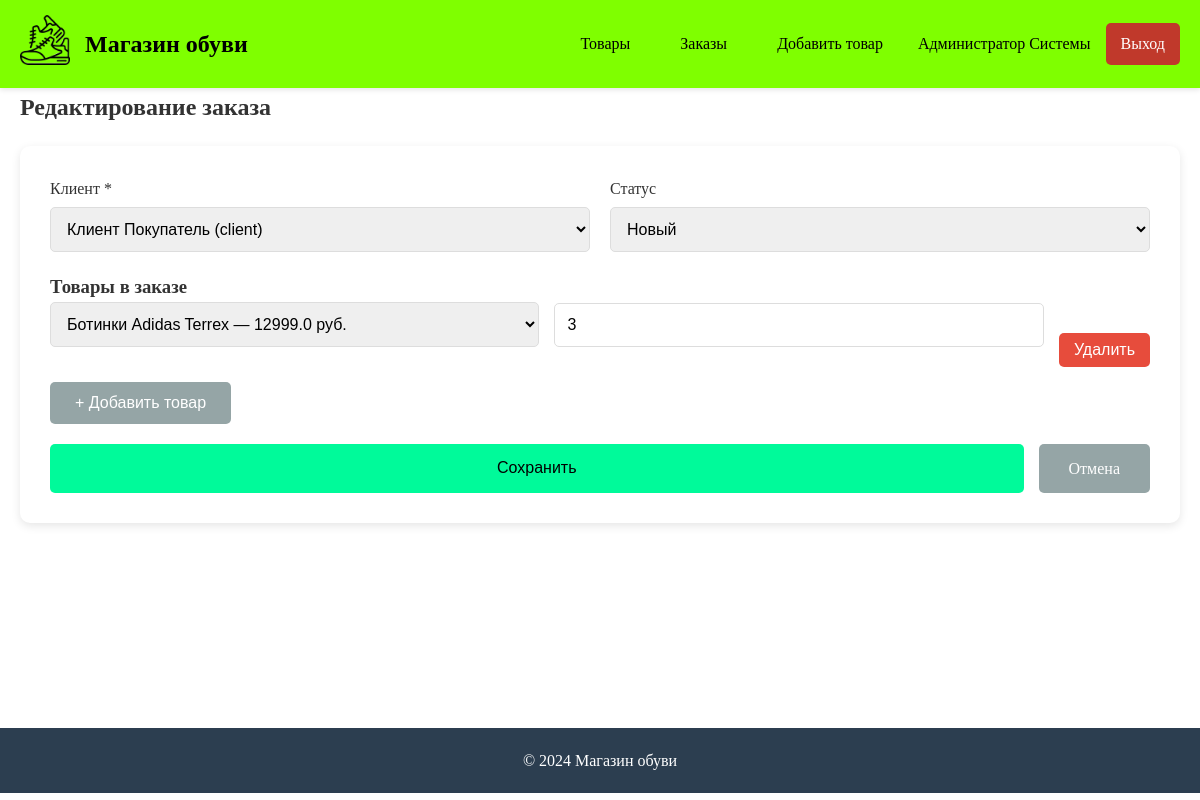
Page /orders/edit/2 (signed in) on the committed database.
### app/models.py (models this page shows, shortened)
class User(UserMixin, db.Model):
    __tablename__ = 'users'
    id = db.Column(db.Integer, primary_key=True)
    login = db.Column(db.String(50), unique=True, nullable=False)
    password_hash = db.Column(db.String(200), nullable=False)
    role = db.Column(db.String(20), nullable=False)
    fio = db.Column(db.String(100), nullable=False)
    def has_permission(self, action):
        permissions = {
            'guest': ['view_products'],
            'client': ['view_products', 'place_order', 'view_own_orders'],
            'manager': ['view_products', 'search_products', 'filter_products',
                       'sort_products', 'view_orders'],
            'admin': ['view_products', 'search_products', 'filter_products',
                     'sort_products', 'add_product', 'edit_product', 'delete_product',
                     'view_orders', 'add_order', 'edit_order', 'delete_order']
        }
        return action in permissions.get(self.role, [])

class Order(db.Model):
    __tablename__ = 'orders'
    id = db.Column(db.Integer, primary_key=True)
    user_id = db.Column(db.Integer, db.ForeignKey('users.id'), nullable=False)
    total_price = db.Column(db.Float, default=0)
    status = db.Column(db.String(20), default='новый')
    created_at = db.Column(db.DateTime, default=datetime.utcnow)
    user = db.relationship('User', backref='orders')
    items = db.relationship('OrderItem', backref='order', lazy=True, cascade='all, delete-orphan')

class OrderItem(db.Model):
    __tablename__ = 'order_items'
    id = db.Column(db.Integer, primary_key=True)
    order_id = db.Column(db.Integer, db.ForeignKey('orders.id'), nullable=False)
    product_id = db.Column(db.Integer, db.ForeignKey('products.id'), nullable=False)
    quantity = db.Column(db.Integer, nullable=False)
    price = db.Column(db.Float, nullable=False)
    product = db.relationship('Product', backref='order_items')

class Product(db.Model):
    __tablename__ = 'products'
    id = db.Column(db.Integer, primary_key=True)
    name = db.Column(db.String(200), nullable=False)
    category_id = db.Column(db.Integer, db.ForeignKey('categories.id'), nullable=False)
    description = db.Column(db.Text)
    manufacturer_id = db.Column(db.Integer, db.ForeignKey('manufacturers.id'), nullable=False)
    supplier_id = db.Column(db.Integer, db.ForeignKey('suppliers.id'), nullable=False)
    price = db.Column(db.Float, nullable=False)
    unit = db.Column(db.String(20), default='шт')
    stock = db.Column(db.Integer, default=0)
    discount = db.Column(db.Integer, default=0)
    image_path = db.Column(db.String(500))
    @property
    def final_price(self):
        return round(self.price * (1 - self.discount / 100), 2)

### app/routes/orders.py (the view, shortened to what this page needs)
@orders_bp.route('/edit/<int:order_id>', methods=['GET', 'POST'])
@login_required
def edit_order(order_id):
    if not current_user.has_permission('edit_order'):
        flash('У вас нет прав для редактирования заказа', 'error')
        return redirect(url_for('orders.order_list'))
    order = Order.query.get_or_404(order_id)
    users = User.query.filter(User.role != 'guest').all()
    products = Product.query.all()
    return render_template('order_form.html', order=order, users=users, products=products, title='Редактирование заказа')

### app/models.py (called while the page is built)
@login_manager.user_loader
def load_user(user_id):
    return User.query.get(int(user_id))

### app/templates/order_form.html (shortened to what this page needs)
{% extends "base.html" %}
{% block content %}
<div class="order-form-page">
    <h2>{{ title }}</h2>
    <form method="POST" class="order-form">
        <div class="form-row">
            <div class="form-group">
                <label for="user_id">Клиент *</label>
                <select id="user_id" name="user_id" required>
                    {% for user in users %}
                    <option value="{{ user.id }}"
                            {% if order and order.user_id == user.id %}selected{% endif %}>
                        {{ user.fio }} ({{ user.login }})
                    </option>
                    {% endfor %}
                </select>
            </div>
            <div class="form-group">
                <label for="status">Статус</label>
                <select id="status" name="status">
                    <option value="новый" {% if order and order.status == 'новый' %}selected{% endif %}>Новый</option>
                </select>
            </div>
        </div>
        <h3>Товары в заказе</h3>
        <div id="order-items">
            {% if order and order.items %}
                {% for item in order.items %}
                <div class="order-item-row">
                    <div class="form-group">
                        <select name="product_id[]" required>
                            {% for product in products %}
                            <option value="{{ product.id }}" {% if item.product_id == product.id %}selected{% endif %}>
                                {{ product.name }} — {{ product.final_price }} руб.
                            </option>
                            {% endfor %}
                        </select>
                    </div>
                    <div class="form-group">
                        <input type="number" name="quantity[]" min="1" value="{{ item.quantity }}" required placeholder="Количество">
                    </div>
                    <button type="button" class="btn btn-delete" onclick="this.parentElement.remove()">Удалить</button>
                </div>
                {% endfor %}
            {% endif %}
        </div>
        <button type="button" class="btn btn-secondary" onclick="addItem()">+ Добавить товар</button>
        <div class="form-actions">
            <button type="submit" class="btn btn-primary">Сохранить</button>
            <a href="{{ url_for('orders.order_list') }}" class="btn btn-secondary">Отмена</a>
        </div>
    </form>
</div>
{% endblock %}

### app/templates/base.html (shortened to what this page needs)
<!DOCTYPE html>
<html lang="ru">
<head>
    <link rel="stylesheet" href="{{ url_for('static', filename='css/style.css') }}">
</head>
<body>
    <header>
        <div class="container">
            <div class="logo">
                <a href="{{ url_for('products.product_list') }}">
                    <img src="{{ url_for('static', filename='images/logo.png') }}" alt="Логотип">
                </a>
                <h1>Магазин обуви</h1>
            </div>
            <nav>
                <ul>
                    <li><a href="{{ url_for('products.product_list') }}">Товары</a></li>
                    {% if current_user.is_authenticated %}
                        {% if current_user.has_permission('view_orders') %}
                        <li><a href="{{ url_for('orders.order_list') }}">Заказы</a></li>
                        {% endif %}
                        {% if current_user.has_permission('add_product') %}
                        <li><a href="{{ url_for('products.add_product') }}">Добавить товар</a></li>
                        {% endif %}
                        <li class="user-info">
                            <span>{{ current_user.fio }}</span>
                            <a href="{{ url_for('auth.logout') }}" class="btn-logout">Выход</a>
                        </li>
                    {% else %}
                        <li><a href="{{ url_for('auth.login') }}">Вход</a></li>
                    {% endif %}
                </ul>
            </nav>
        </div>
    </header>
    <main class="container">
        {% block content %}{% endblock %}
    </main>
    <footer>
        <div class="container">
            <p>&copy; 2024 Магазин обуви</p>
        </div>
    </footer>
</body>
</html>

### app/static/css/style.css (style rules this page uses)
* { margin: 0; padding: 0; box-sizing: border-box; }
body { font-family: 'Times New Roman', Times, serif; background-color: #FFFFFF; color: #333; line-height: 1.6; }
.container { max-width: 1200px; margin: 0 auto; padding: 0 20px; }
header { background-color: #7FFF00; color: #000; padding: 15px 0; box-shadow: 0 2px 5px rgba(0,0,0,0.1); }
header .container { display: flex; justify-content: space-between; align-items: center; }
.logo { display: flex; align-items: center; gap: 15px; }
.logo img { height: 50px; width: auto; }
.logo h1 { font-size: 1.5rem; }
nav ul { display: flex; list-style: none; gap: 20px; align-items: center; }
nav a { color: #000; text-decoration: none; padding: 8px 15px; border-radius: 5px; transition: background-color 0.3s; }
.user-info { display: flex; align-items: center; gap: 15px; }
.btn-logout { background-color: #c0392b; color: #fff; padding: 8px 15px; }
main { padding: 30px 0; min-height: calc(100vh - 200px); }
.form-group { margin-bottom: 20px; }
.form-group label { display: block; margin-bottom: 5px; font-weight: 500; }
.form-group input, .form-group select, .form-group textarea { width: 100%; padding: 12px; border: 1px solid #ddd; border-radius: 5px; font-size: 1rem; }
.btn { padding: 12px 25px; border: none; border-radius: 5px; cursor: pointer; font-size: 1rem; text-decoration: none; display: inline-block; }
.btn-primary { background-color: #00FA9A; color: #000; width: 100%; }
.btn-secondary { background-color: #95a5a6; color: white; }
.btn-delete { background-color: #e74c3c; color: white; padding: 8px 15px; }
.form-row { display: grid; grid-template-columns: repeat(auto-fit, minmax(200px, 1fr)); gap: 20px; }
.form-actions { display: flex; gap: 15px; margin-top: 20px; }
.form-actions .btn { padding: 12px 30px; }
.order-form-page h2 { margin-bottom: 20px; }
.order-form { background: white; padding: 30px; border-radius: 10px; box-shadow: 0 3px 10px rgba(0,0,0,0.1); }
.order-item-row { display: flex; gap: 15px; align-items: flex-end; margin-bottom: 15px; flex-wrap: wrap; }
.order-item-row .form-group { flex: 1; min-width: 150px; }
footer { background-color: #2c3e50; color: white; text-align: center; padding: 20px 0; margin-top: 40px; }

### rows in the picture
User: fio "Администратор Системы"
Order: user_id "Клиент Покупатель (client)", status "Новый"
OrderItem: product.name "Ботинки Adidas Terrex — 12999.0 руб.", quantity "3"

### other values in the picture
{{ title }} "Редактирование заказа"
